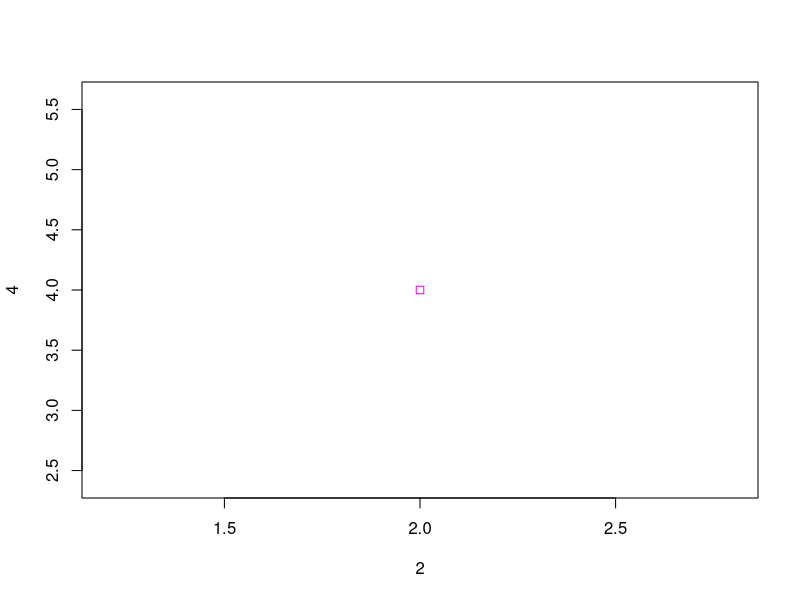
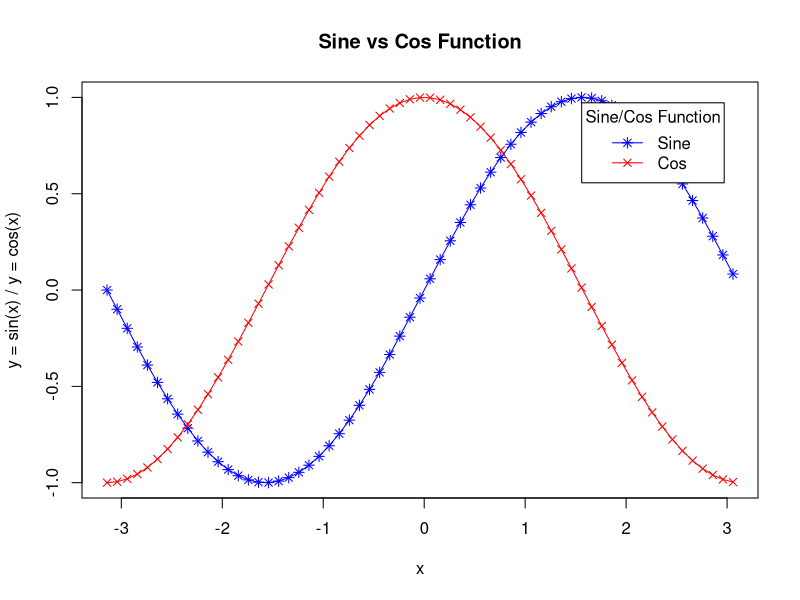
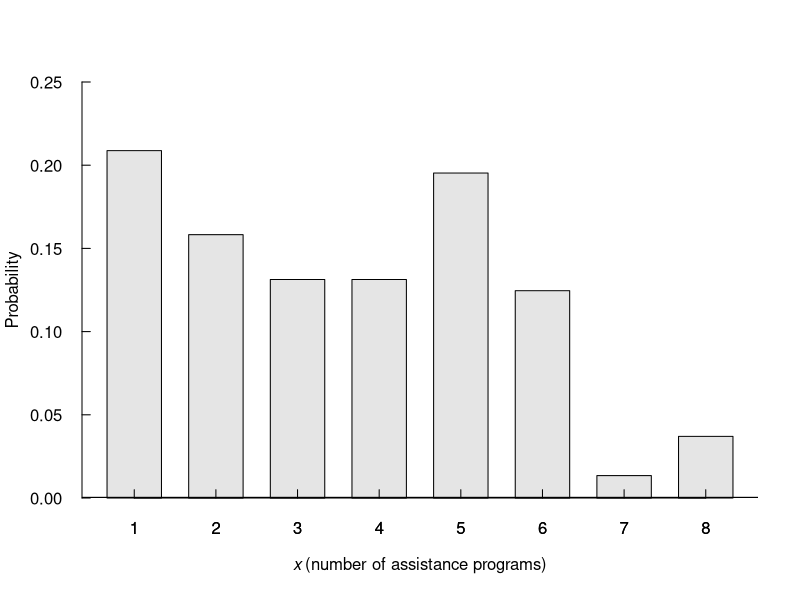
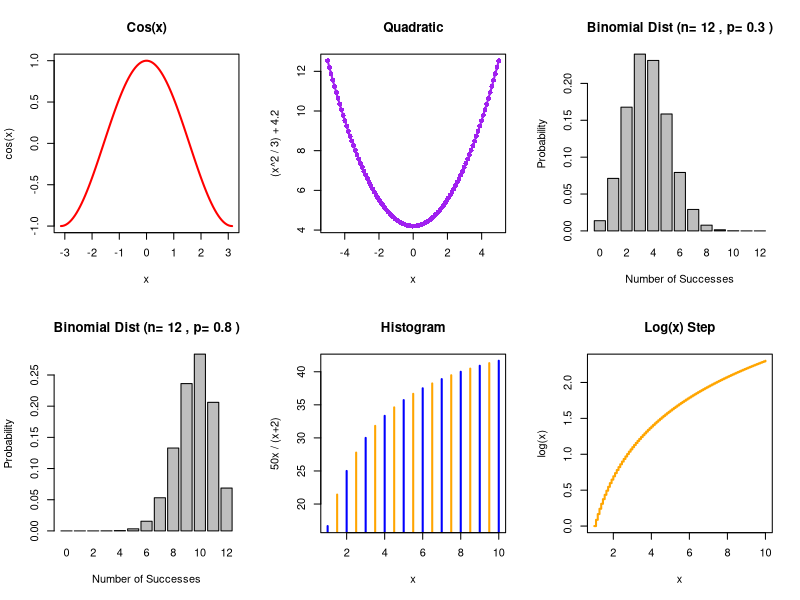

Here is the R script that generated these plots, in order:
# Ex1: Plot the point (2,4) with square point character type and magenta color.
plot(2,4,pch=0,col="magenta")


# Ex2: Create a seqence of function values corresponding to sin(x) and cos(x) function from −π to π and plot the two functions on the same graph with appropriate titles, axes labels,
#blue color for the sine curve, red color for the cosine curve, star point character type for sine, cross type point character for cosine overlaid by lines joining the points.
x <- seq(-pi, pi, 0.1)  # Generate x values from -π to π
y1 <- sin(x)            # Compute sine values
y2 <- cos(x)            # Compute cosine values

# Plot sine function with blue star points
plot(x, y1,type='o', col="blue", pch=8, xlab="x", ylab="y = sin(x) / y = cos(x)", 
     main="Sine vs Cos Function")

# Add cosine function with red cross points and connecting lines
#points(x, y2, col="red", pch=4)
lines(x, y2, col="red",type='o',pch=4)

# Add legend to the plot
legend("topright", inset=0.05, lty=1, legend=c("Sine", "Cos"), 
       col=c("blue", "red"), pch=c(8, 4), title="Sine/Cos Function")


#Ex3: Reproduce the bar graph type of plot in Fig. 4.2.1 in the Biostatistics book by Daniel using the appropriate settings for the appearance.

# Define the number of programs and their frequencies
programs <- c(1, 2, 3, 4, 5, 6, 7, 8)
frequency <- c(62, 47, 39, 39, 58, 37, 4, 11)

# Convert to probability
total_families <- sum(frequency)
probability <- frequency / total_families

# Create the bar plot
bp <- barplot(probability, names.arg = programs, col = "gray90", border = "black",
              xlab = expression(italic(x) ~ "(number of assistance programs)"), 
              ylab = "Probability", 
              main = "", # No title in image
              ylim = c(0, 0.25), space = 0.5, axes=FALSE)

# Add X-axis with inward ticks
axis(1, at = bp, labels = programs, line = 0, col = "black", tck = 0.02)

# Add Y-axis with inward ticks
axis(2, at=seq(0,0.25,0.05), tck = 0.02, las=1)

# Explicitly add the X-axis line at y=0
abline(h=-0.0002, col="black", lwd=3, lty=1)


## Add grid lines
#grid(nx = NA, ny = NULL, lty = "dotted", col = "darkgray")

## Add frequency values above bars
#text(x = bp, y = frequency+2, labels = frequency, cex = 0.8)


#Ex 4
# Set up a 2x3 plotting grid
par(mfrow=c(2,3))

# (i) x vs cos(x) with red color and lines
x <- seq(-pi, pi, length.out=100)
plot(x, cos(x), type='l', col='red', lwd=2, main="Cos(x)", xlab="x", ylab="cos(x)")

# (ii) x vs (x^2 / 3) + 4.2 with violet color, points and lines, linewidth 2 and linetype 1
x <- seq(-5, 5, length.out=100)
y <- (x^2 / 3) + 4.2
plot(x, y, type='o', col='purple', lwd=2, lty=1, pch=16, main="Quadratic", xlab="x", ylab="(x^2 / 3) + 4.2")

# (iii) and (iv)

# Custom function to compute binomial probability using factorial
binomial_prob <- function(k, n, p) {
  binomial_coeff <- factorial(n) / (factorial(k) * factorial(n - k))
  return(binomial_coeff * (p^k) * ((1 - p)^(n - k)))
}

# Set parameters for first plot (p=0.3)
n <- 12
p <- 0.3
x_vals <- 0:n

# Compute probabilities
probs <- sapply(x_vals, function(k) binomial_prob(k, n, p))

# Plot histogram for Binomial distribution (p=0.3)
barplot(probs, names.arg = x_vals, col = "gray", border = "black",
        main = paste("Binomial Dist (n=", n, ", p=", p, ")"), 
        xlab = "Number of Successes", ylab = "Probability")

# Set parameters for second plot (p=0.8)
p <- 0.8
probs <- sapply(x_vals, function(k) binomial_prob(k, n, p))

# Plot histogram for Binomial distribution (p=0.8)
barplot(probs, names.arg = x_vals, col = "gray", border = "black",
        main = paste("Binomial Dist (n=", n, ", p=", p, ")"), 
        xlab = "Number of Successes", ylab = "Probability")


# (v) Histogram plot using type='h' option
x <- seq(1, 10, 0.5)
y <- 50*x / (x + 2)
colors <- rep(c("blue", "orange"), length.out=length(x))
plot(x, y, type='h', col=colors, lwd=2, main="Histogram", xlab="x", ylab="50x / (x+2)")

# (vi) x vs log(x) with orange color and ‘step’ linetype
x <- seq(1, 10, length.out=100)  # Avoid log(0)
plot(x, log(x), type='s', col='orange', lwd=2, main="Log(x) Step", xlab="x", ylab="log(x)")

par(mfrow = c(1, 1))